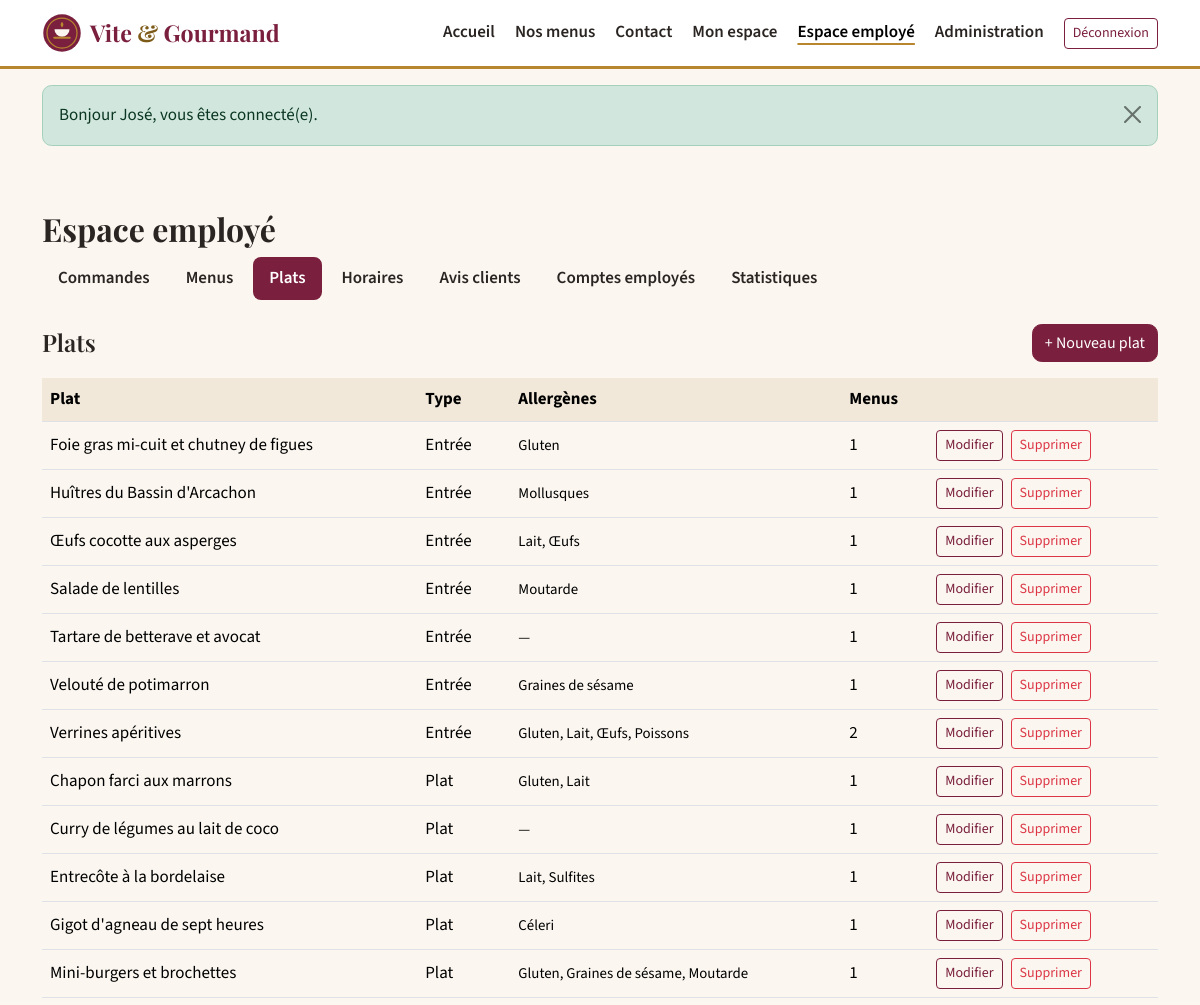
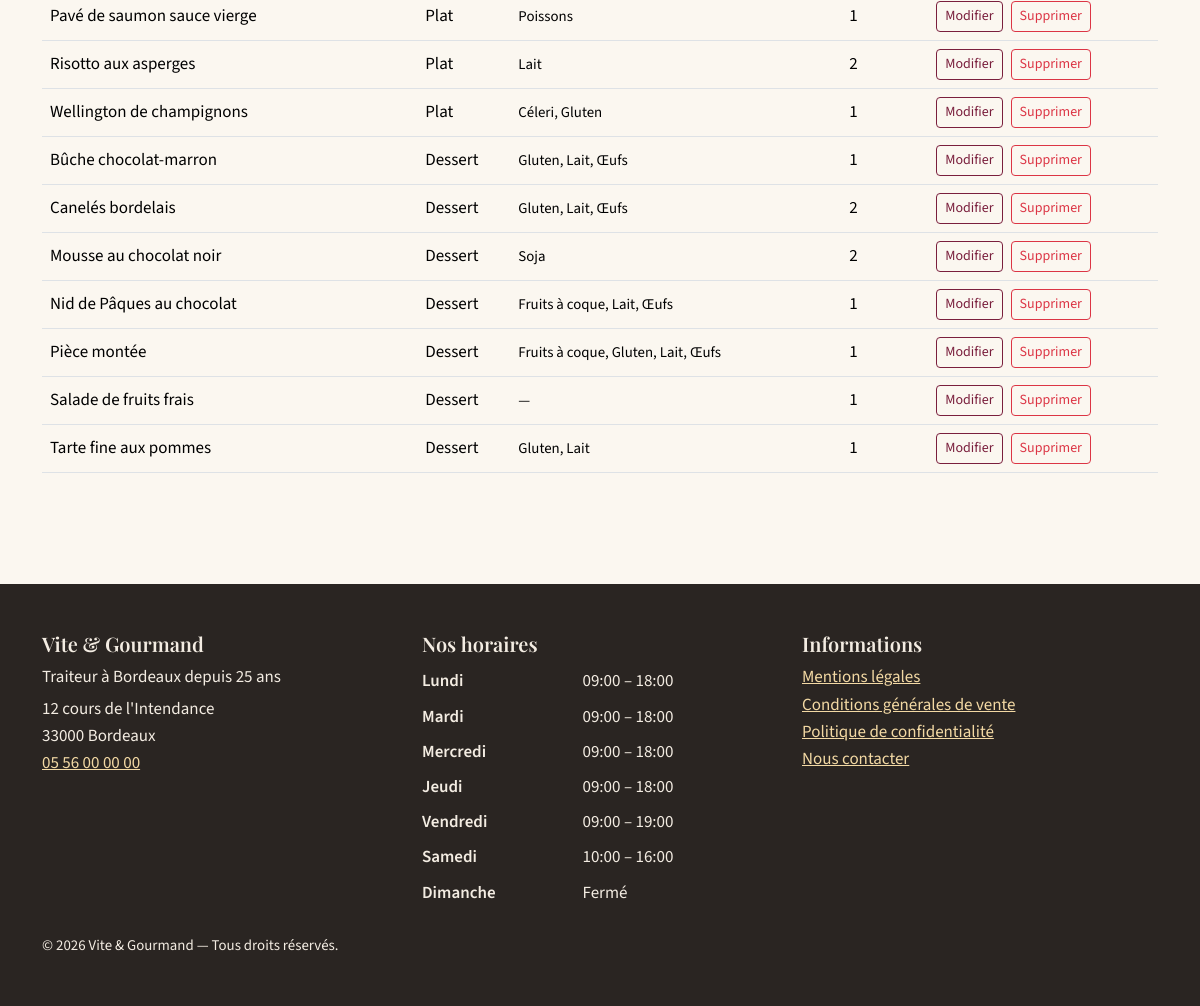
/employe/plats (signed in), run on the app's committed database (2 pictures, top to bottom).
### tables this page shows
CREATE TABLE plat (
    plat_id      INT AUTO_INCREMENT PRIMARY KEY,
    titre_plat   VARCHAR(120) NOT NULL,
    type_plat    ENUM('entree','plat','dessert') NOT NULL,
    description  VARCHAR(255) NULL,
    photo        MEDIUMBLOB NULL,                      
    photo_mime   VARCHAR(30) NULL
);

CREATE TABLE horaire (
    horaire_id       INT AUTO_INCREMENT PRIMARY KEY,
    jour             VARCHAR(20) NOT NULL UNIQUE,
    heure_ouverture  VARCHAR(10) NULL,                
    heure_fermeture  VARCHAR(10) NULL,
    ordre            TINYINT NOT NULL
);

### views/employe/plats.php (the view, shortened to what the rows shown need)
<div class="container py-5">
    <h1 class="h2">Espace employé</h1>
    <?php require ROOT_PATH . '/views/employe/_nav.php'; ?>
    <div class="d-flex justify-content-between align-items-center mb-3">
        <h2 class="h4 mb-0">Plats</h2>
        <a href="/employe/plats/nouveau" class="btn btn-primary">+ Nouveau plat</a>
    </div>
    <div class="table-responsive">
        <table class="table align-middle bg-white">
            <thead><tr><th scope="col">Plat</th><th scope="col">Type</th><th scope="col">Allergènes</th><th scope="col">Menus</th><th scope="col"><span class="visually-hidden">Actions</span></th></tr></thead>
            <tbody>
            <?php foreach ($plats as $p): ?>
                <tr>
                    <td><?= e($p['titre_plat']) ?></td>
                    <td><?= e(type_plat_label($p['type_plat'])) ?></td>
                    <td class="small"><?= e($p['allergenes'] ?: '—') ?></td>
                    <td><?= (int) $p['nb_menus'] ?></td>
                    <td class="d-flex gap-2">
                        <a href="/employe/plats/<?= (int) $p['plat_id'] ?>" class="btn btn-sm btn-outline-primary">Modifier<span class="visually-hidden"> <?= e($p['titre_plat']) ?></span></a>
                        <form method="post" action="/employe/plats/<?= (int) $p['plat_id'] ?>/supprimer" data-confirm="Supprimer ce plat ? Il sera retiré de tous les menus.">
                            <?= csrf_field() ?><button class="btn btn-sm btn-outline-danger">Supprimer<span class="visually-hidden"> <?= e($p['titre_plat']) ?></span></button>
                        </form>
                    </td>
                </tr>
            <?php endforeach; ?>
            </tbody>
        </table>
    </div>
</div>

### src/Core/Router.php (shortened to what the rows shown need)
<?php
final class Router
{
    private array $routes = [];
    private function add(string $method, string $path, array $handler, array $roles): void
    {
        $pattern = preg_replace('#\{(\w+)\}#', '(?P<$1>[A-Za-z0-9\-]+)', $path);
        $this->routes[] = [$method, '#^' . $pattern . '$#', $handler, $roles];
    }
    public function dispatch(string $method, string $uri): void
    {
        $path = rawurldecode(parse_url($uri, PHP_URL_PATH) ?: '/');
        $path = $path !== '/' ? rtrim($path, '/') : '/';
        foreach ($this->routes as [$m, $regex, $handler, $roles]) {
            if ($m !== $method || !preg_match($regex, $path, $matches)) {
                continue;
            }
            if ($roles !== []) {
                Auth::requireRole($roles);
            }
            $params = array_filter($matches, 'is_string', ARRAY_FILTER_USE_KEY);
            [$class, $action] = $handler;
            (new $class())->$action(...array_values($params));
            return;
        }
    }
}

### views/layout/main.php (shortened to what the rows shown need)
<?php
$horaires = (new Catalogue())->horaires();
$user = Auth::user();
?>
<!DOCTYPE html>
<html lang="fr">
<head>
    <link href="/assets/vendor/bootstrap.min.css" rel="stylesheet">
    <link href="/assets/css/fonts.css" rel="stylesheet">
    <link href="/assets/css/style.css" rel="stylesheet">
</head>
<body>
<header class="site-header">
    <nav class="navbar navbar-expand-lg" aria-label="Menu principal">
        <div class="container">
            <a class="navbar-brand" href="/">
                <img src="/assets/img/logo.svg" alt="" width="40" height="40">
                <span>Vite <span class="amp">&amp;</span> Gourmand</span>
            </a>
            <div class="collapse navbar-collapse" id="nav-principale">
                <ul class="navbar-nav ms-auto align-items-lg-center gap-lg-1">
                    <li class="nav-item"><a class="nav-link<?= is_current('/') ?>" href="/">Accueil</a></li>
                    <li class="nav-item"><a class="nav-link<?= is_current('/menus') ?>" href="/menus">Nos menus</a></li>
                    <li class="nav-item"><a class="nav-link<?= is_current('/contact') ?>" href="/contact">Contact</a></li>
                    <?php if ($user): ?>
                        <li class="nav-item"><a class="nav-link<?= is_current('/compte') ?>" href="/compte">Mon espace</a></li>
                        <?php if (Auth::is(Auth::EMPLOYE, Auth::ADMIN)): ?>
                            <li class="nav-item"><a class="nav-link<?= is_current('/employe') ?>" href="/employe">Espace employé</a></li>
                        <?php endif; ?>
                        <?php if (Auth::is(Auth::ADMIN)): ?>
                            <li class="nav-item"><a class="nav-link<?= is_current('/admin') ?>" href="/admin">Administration</a></li>
                        <?php endif; ?>
                        <li class="nav-item">
                            <form method="post" action="/deconnexion" class="d-inline">
                                <button type="submit" class="btn btn-outline-primary btn-sm ms-lg-2">Déconnexion</button>
                            </form>
                        </li>
                    <?php else: ?>
                        <li class="nav-item"><a class="nav-link<?= is_current('/connexion') ?>" href="/connexion">Connexion</a></li>
                        <li class="nav-item"><a class="btn btn-primary btn-sm ms-lg-2" href="/inscription">Créer un compte</a></li>
                    <?php endif; ?>
                </ul>
            </div>
        </div>
    </nav>
</header>
<main id="contenu" tabindex="-1">
    <?php require ROOT_PATH . '/views/partials/flash.php'; ?>
    <?= $content ?>
</main>
<footer class="site-footer mt-5">
    <div class="container py-5">
        <div class="row g-4">
            <div class="col-md-4">
                <h2 class="h5">Vite &amp; Gourmand</h2>
                <p class="mb-1">Traiteur à Bordeaux depuis 25 ans</p>
                <address class="mb-0">12 cours de l'Intendance<br>33000 Bordeaux<br>
                    <a href="tel:+33556000000">05 56 00 00 00</a></address>
            </div>
            <div class="col-md-4">
                <h2 class="h5">Nos horaires</h2>
                <table class="table table-sm table-borderless horaires mb-0">
                    <tbody>
                    <?php foreach ($horaires as $h): ?>
                        <tr>
                            <th scope="row"><?= e($h['jour']) ?></th>
                            <td><?= $h['heure_ouverture'] ? e($h['heure_ouverture'] . ' – ' . $h['heure_fermeture']) : 'Fermé' ?></td>
                        </tr>
                    <?php endforeach; ?>
                    </tbody>
                </table>
            </div>
            <div class="col-md-4">
                <h2 class="h5">Informations</h2>
                <ul class="list-unstyled">
                    <li><a href="/mentions-legales">Mentions légales</a></li>
                    <li><a href="/cgv">Conditions générales de vente</a></li>
                    <li><a href="/confidentialite">Politique de confidentialité</a></li>
                    <li><a href="/contact">Nous contacter</a></li>
                </ul>
            </div>
        </div>
        <p class="small mt-4 mb-0">&copy; <?= date('Y') ?> Vite &amp; Gourmand — Tous droits réservés.</p>
    </div>
</footer>
</body>
</html>

### data on the page
plat: titre_plat "Foie gras mi-cuit et chutney de figues", type_plat "Entrée", allergenes "Gluten", nb_menus "1"
plat: titre_plat "Huîtres du Bassin d'Arcachon", type_plat "Entrée", allergenes "Mollusques", nb_menus "1"
plat: titre_plat "Œufs cocotte aux asperges", type_plat "Entrée", allergenes "Lait, Œufs", nb_menus "1"
plat: titre_plat "Salade de lentilles", type_plat "Entrée", allergenes "Moutarde", nb_menus "1"
plat: titre_plat "Tartare de betterave et avocat", type_plat "Entrée", allergenes "—", nb_menus "1"
plat: titre_plat "Velouté de potimarron", type_plat "Entrée", allergenes "Graines de sésame", nb_menus "1"
plat: titre_plat "Verrines apéritives", type_plat "Entrée", allergenes "Gluten, Lait, Œufs, Poissons", nb_menus "2"
plat: titre_plat "Chapon farci aux marrons", type_plat "Plat", allergenes "Gluten, Lait", nb_menus "1"
plat: titre_plat "Curry de légumes au lait de coco", type_plat "Plat", allergenes "—", nb_menus "1"
plat: titre_plat "Entrecôte à la bordelaise", type_plat "Plat", allergenes "Lait, Sulfites", nb_menus "1"
plat: titre_plat "Gigot d'agneau de sept heures", type_plat "Plat", allergenes "Céleri", nb_menus "1"
plat: titre_plat "Mini-burgers et brochettes", type_plat "Plat", allergenes "Gluten, Graines de sésame, Moutarde", nb_menus "1"
plat: titre_plat "Pavé de saumon sauce vierge", type_plat "Plat", allergenes "Poissons", nb_menus "1"
plat: titre_plat "Risotto aux asperges", type_plat "Plat", allergenes "Lait", nb_menus "2"
plat: titre_plat "Wellington de champignons", type_plat "Plat", allergenes "Céleri, Gluten", nb_menus "1"
plat: titre_plat "Bûche chocolat-marron", type_plat "Dessert", allergenes "Gluten, Lait, Œufs", nb_menus "1"
plat: titre_plat "Canelés bordelais", type_plat "Dessert", allergenes "Gluten, Lait, Œufs", nb_menus "2"
plat: titre_plat "Mousse au chocolat noir", type_plat "Dessert", allergenes "Soja", nb_menus "2"
plat: titre_plat "Nid de Pâques au chocolat", type_plat "Dessert", allergenes "Fruits à coque, Lait, Œufs", nb_menus "1"
plat: titre_plat "Pièce montée", type_plat "Dessert", allergenes "Fruits à coque, Gluten, Lait, Œufs", nb_menus "1"
plat: titre_plat "Salade de fruits frais", type_plat "Dessert", allergenes "—", nb_menus "1"
plat: titre_plat "Tarte fine aux pommes", type_plat "Dessert", allergenes "Gluten, Lait", nb_menus "1"
horaire: jour "Lundi", heure_ouverture+heure_fermeture "09:00 – 18:00"
horaire: jour "Mardi", heure_ouverture+heure_fermeture "09:00 – 18:00"
horaire: jour "Mercredi", heure_ouverture+heure_fermeture "09:00 – 18:00"
horaire: jour "Jeudi", heure_ouverture+heure_fermeture "09:00 – 18:00"
horaire: jour "Vendredi", heure_ouverture+heure_fermeture "09:00 – 19:00"
horaire: jour "Samedi", heure_ouverture+heure_fermeture "10:00 – 16:00"
horaire: jour "Dimanche", shows "Fermé"

### other printed values
$f['message'] "Bonjour José, vous êtes connecté(e)."
